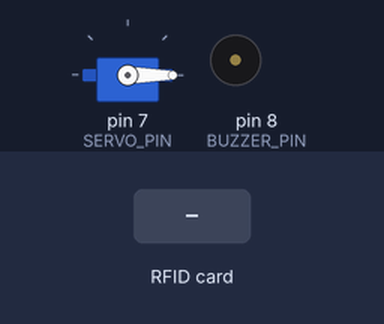
Bench run of a sketch on a simulated Arduino Uno, built with avr-gcc and run on an emulated ATmega328P. Shown: servo, buzzer (waves = sounding, pin HIGH). Inputs (shaded band) come from the test bench. Pins used as bus, display or sensor lines are not drawn; what the sketch prints to the serial monitor is not drawn.

Above: at 1.3 s.
1.4 s: RFID card C6 E3 41 02 held to the reader
At 1.8 s:
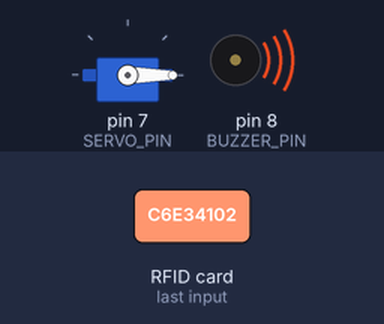
3.4 s: RFID card C6 E3 41 02 held to the reader
At 6.3 s:
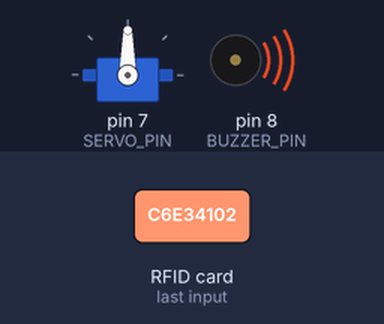
At 9.8 s:
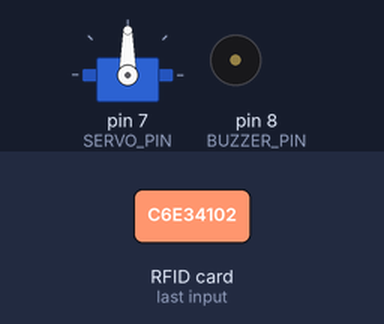
Timing chart, 0 to 11.3 s (numbered marks = the images above; inputs shaded):
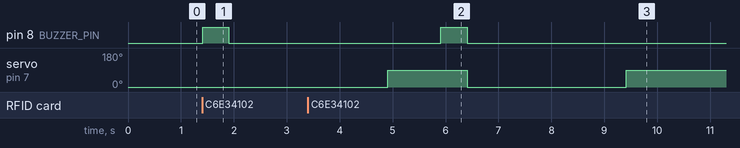

The sketch:

RFID_Door_Lock.ino
```cpp
#include <SPI.h>
#include <MFRC522.h>
#include <Servo.h>

#define RST_PIN 9
#define SS_PIN 10
#define BUZZER_PIN 8
#define SERVO_PIN 7

MFRC522 rfid(SS_PIN, RST_PIN);
Servo myServo;

// Replace this with your real UID
String authorizedUIDs[] = {
  "C6 E3 41 02"
};
int numberOfAuthorizedUids = sizeof(authorizedUIDs) / sizeof(authorizedUIDs[0]);

void setup() {
  Serial.begin(9600);
  SPI.begin();
  rfid.PCD_Init();
  delay(50);

  myServo.attach(SERVO_PIN);
  myServo.write(0); // start locked
  pinMode(BUZZER_PIN, OUTPUT);

  Serial.println("Scan your card...");
}

void loop() {
  if (!rfid.PICC_IsNewCardPresent()) return;
  if (!rfid.PICC_ReadCardSerial()) return;

  String scannedUID = "";
  for (byte i = 0; i < rfid.uid.size; i++) {
    if (rfid.uid.uidByte[i] < 0x10) scannedUID += "0";
    scannedUID += String(rfid.uid.uidByte[i], HEX);
    if (i < rfid.uid.size - 1) scannedUID += " ";
  }
  scannedUID.toUpperCase();

  Serial.print("Scanned UID: ");
  Serial.println(scannedUID);

  bool isAuthorized = false;
  for (int i = 0; i < numberOfAuthorizedUids; i++) {
    if (scannedUID.equals(authorizedUIDs[i])) {
      isAuthorized = true;
      break;
    }
  }

  if (isAuthorized) {
    Serial.println("✅ Authorized Card Detected");
    digitalWrite(BUZZER_PIN, HIGH);
    delay(500);              // 2 sec
    digitalWrite(BUZZER_PIN, LOW);
    myServo.write(0);        // rotate
    delay(3000);              // 2 sec
    myServo.write(90);         // back to 0
  } else {
    Serial.println("❌ Unauthorized Card");
    digitalWrite(BUZZER_PIN, HIGH);
    myServo.write(0);            // stay locked
    delay(2000);
    digitalWrite(BUZZER_PIN, LOW);              // 2 sec
  }

  delay(1000);
  rfid.PICC_HaltA();
}
```

Measured:
- after the input at 1.4 s, pin 8 (BUZZER_PIN): LOW → HIGH at once, → LOW 0.50 s later
- after the input at 3.4 s, pin 8 (BUZZER_PIN): LOW → HIGH after 2.5 s, → LOW 0.50 s later
